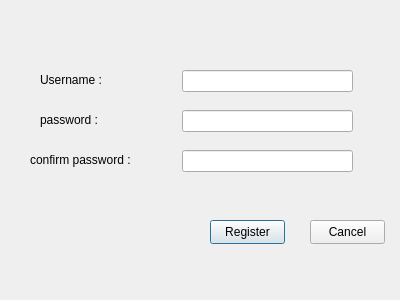
<?xml version="1.0" encoding="UTF-8"?>
<ui version="4.0">
 <class>Register</class>
 <widget class="QDialog" name="Register">
  <property name="geometry">
   <rect>
    <x>0</x>
    <y>0</y>
    <width>400</width>
    <height>300</height>
   </rect>
  </property>
  <property name="windowTitle">
   <string>Dialog</string>
  </property>
  <widget class="QLineEdit" name="lineEdit">
   <property name="geometry">
    <rect>
     <x>182</x>
     <y>70</y>
     <width>171</width>
     <height>22</height>
    </rect>
   </property>
  </widget>
  <widget class="QLineEdit" name="lineEdit_2">
   <property name="geometry">
    <rect>
     <x>182</x>
     <y>110</y>
     <width>171</width>
     <height>22</height>
    </rect>
   </property>
  </widget>
  <widget class="QLineEdit" name="lineEdit_3">
   <property name="geometry">
    <rect>
     <x>182</x>
     <y>150</y>
     <width>171</width>
     <height>22</height>
    </rect>
   </property>
  </widget>
  <widget class="QLabel" name="label">
   <property name="geometry">
    <rect>
     <x>40</x>
     <y>70</y>
     <width>71</width>
     <height>20</height>
    </rect>
   </property>
   <property name="text">
    <string>Username :</string>
   </property>
  </widget>
  <widget class="QLabel" name="label_2">
   <property name="geometry">
    <rect>
     <x>40</x>
     <y>110</y>
     <width>71</width>
     <height>20</height>
    </rect>
   </property>
   <property name="text">
    <string>password :</string>
   </property>
  </widget>
  <widget class="QLabel" name="label_3">
   <property name="geometry">
    <rect>
     <x>30</x>
     <y>150</y>
     <width>101</width>
     <height>20</height>
    </rect>
   </property>
   <property name="text">
    <string>confirm password :</string>
   </property>
  </widget>
  <widget class="QPushButton" name="pushButton">
   <property name="geometry">
    <rect>
     <x>210</x>
     <y>220</y>
     <width>75</width>
     <height>24</height>
    </rect>
   </property>
   <property name="text">
    <string>Register</string>
   </property>
  </widget>
  <widget class="QPushButton" name="pushButton_2">
   <property name="geometry">
    <rect>
     <x>310</x>
     <y>220</y>
     <width>75</width>
     <height>24</height>
    </rect>
   </property>
   <property name="text">
    <string>Cancel</string>
   </property>
  </widget>
 </widget>
 <resources/>
 <connections/>
</ui>
